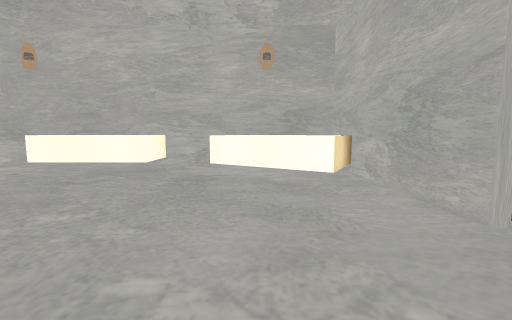
View 1 (above)

16 first-person views from a walk through a Unity game level. The camera is 1.4 m above the floor, tilts 6° down and sees 90° across. The floor is counted in squares, 1 m on a side. Each view is taken from the middle of a square. On the plan, view 1 faces up. The plan holds only what a view shows up to about 13 squares ahead; the rest is blank. The place goes on beyond the plan. Some animated figures are not drawn. Some surface patterns are stand-ins.

View 2
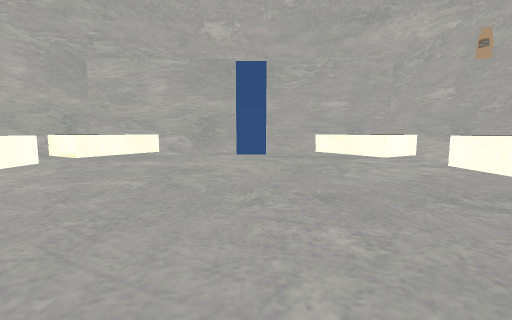

View 3
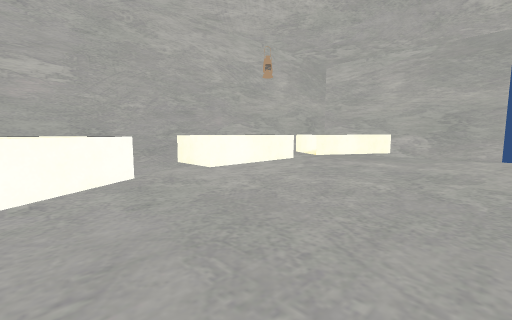

View 4
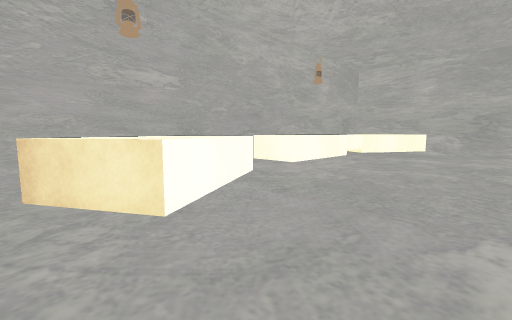

View 5
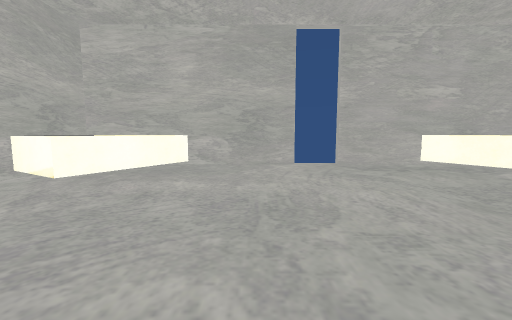

View 6
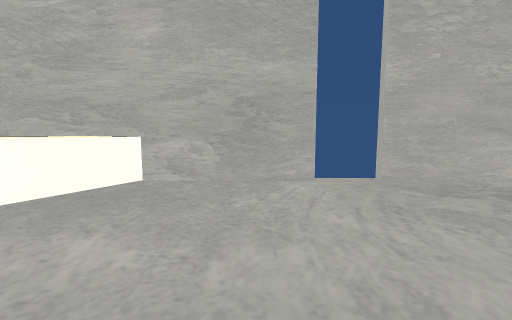

View 7
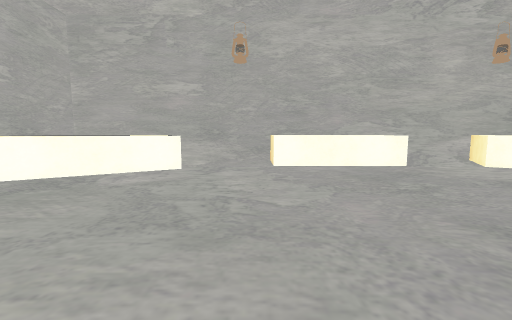

View 8
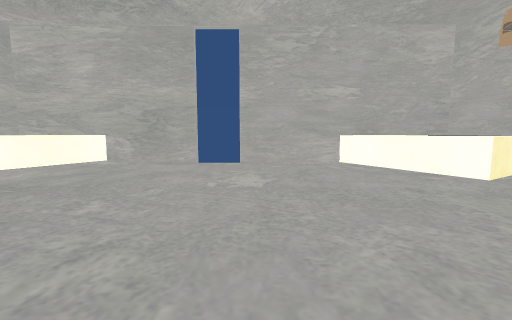

View 9
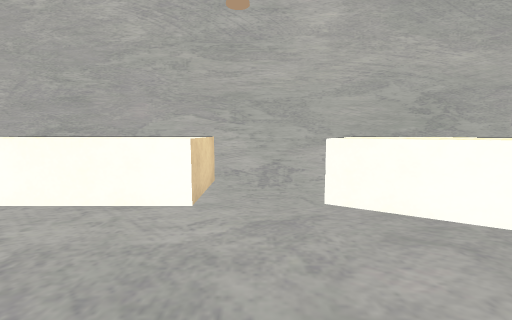

View 10
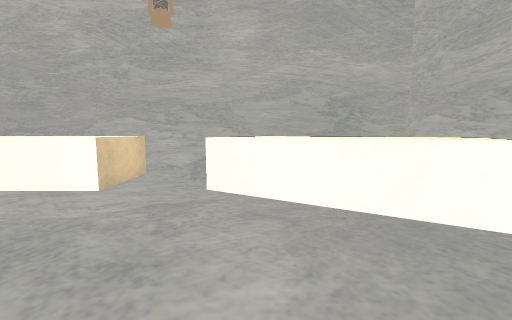

View 11
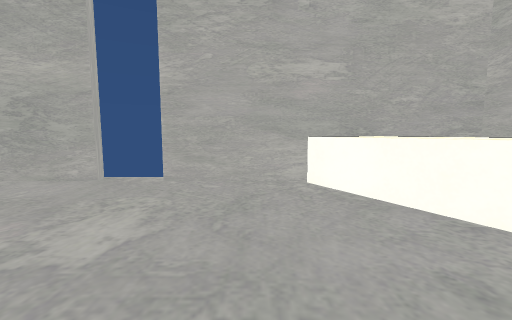

View 12
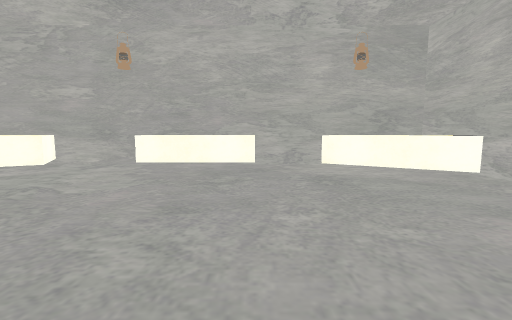

View 13
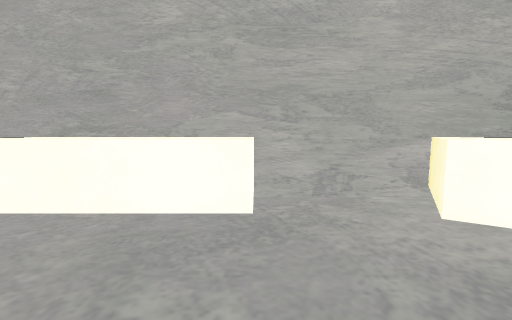

View 14
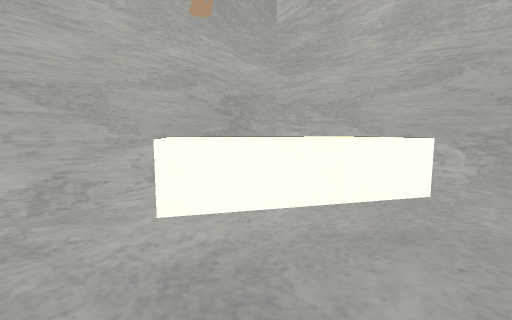

View 15
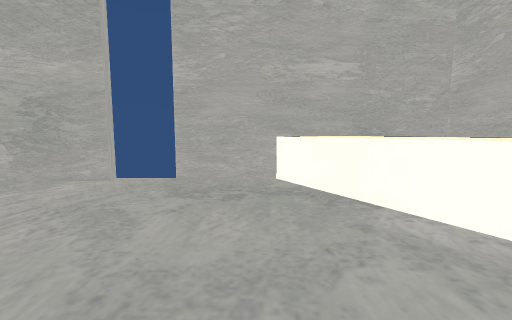

View 16
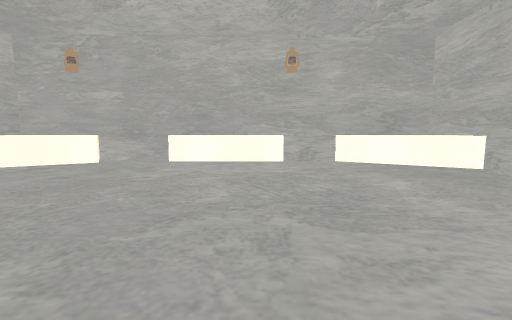

### Floor plan
Key: @ floor where view 1 was taken; # wall or solid block; x gap in a wall; . floor; ^ raised ledge.
Columns run from 17 left of view 1 to 4 right of it. Each row starts with its distance up from view 1.
 12    #################
 11 #####....^^^^^..x^  ##
 10 ##.^^^...^^^^^..^^^^##
  9 #^^^^^..........^^^^^#
  8 #^^^^^...........^^^^#
  7 #.^^...............^.#
  6 #....................#
  5 #....................#
  4 #....................#
  3  ....................
  2  ....................
  1 #....................#
  0 #................@...#
 -1 #....................#
 -2 #....................#
 -3 #.^^.............^^^.#
 -4 #x^^^^.........^^^^^x#
 -5 #^^^^^^.^^^^^..^ ^^^.#
 -6 ##.^^^..^^^^^...^^. .#
 -7 ##  .x..^^^^^.....  .#
 -8 ######################

Where each view was taken, in squares from view 1:
view 1: 0 up, 0 right, facing up
view 2: 3 up, 0 right, facing left
view 3: 2 up, 0 right, facing down-left
view 4: 1 up, 3 right, facing down-left
view 5: 0 up, 5 left, facing left
view 6: 0 up, 9 left, facing left
view 7: 1 up, 9 left, facing up
view 8: 1 up, 8 left, facing right
view 9: 1 down, 10 left, facing down
view 10: 0 up, 12 left, facing down
view 11: 1 down, 4 left, facing right
view 12: 0 up, 4 left, facing up
view 13: 6 up, 4 left, facing up
view 14: 6 up, 3 left, facing up-right
view 15: 6 up, 9 left, facing left
view 16: 5 up, 8 left, facing down
